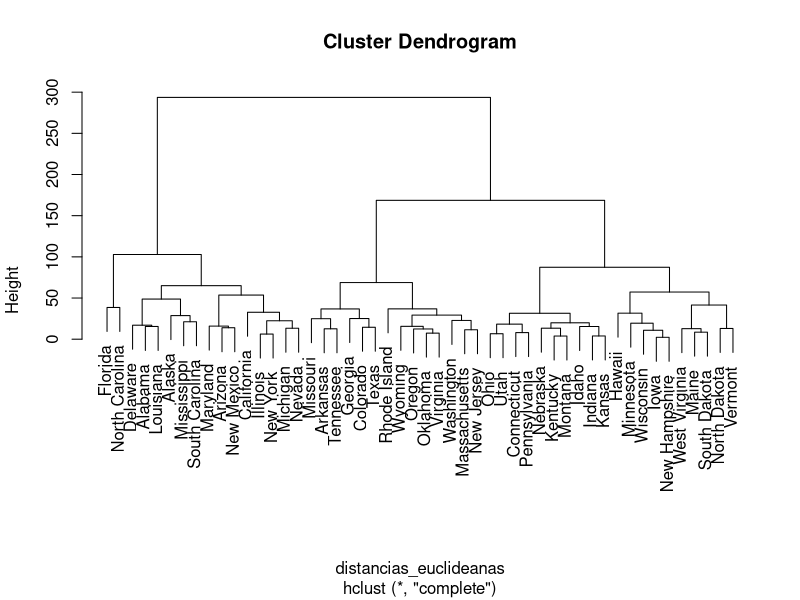
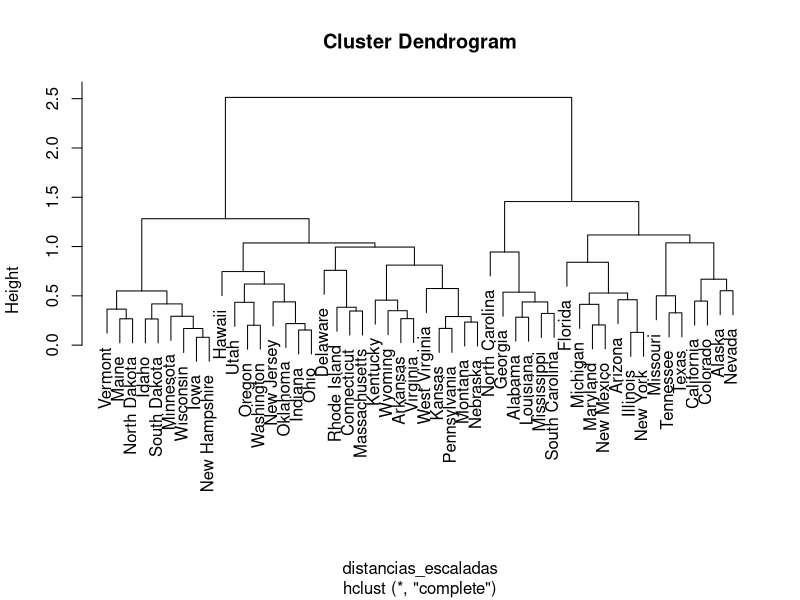
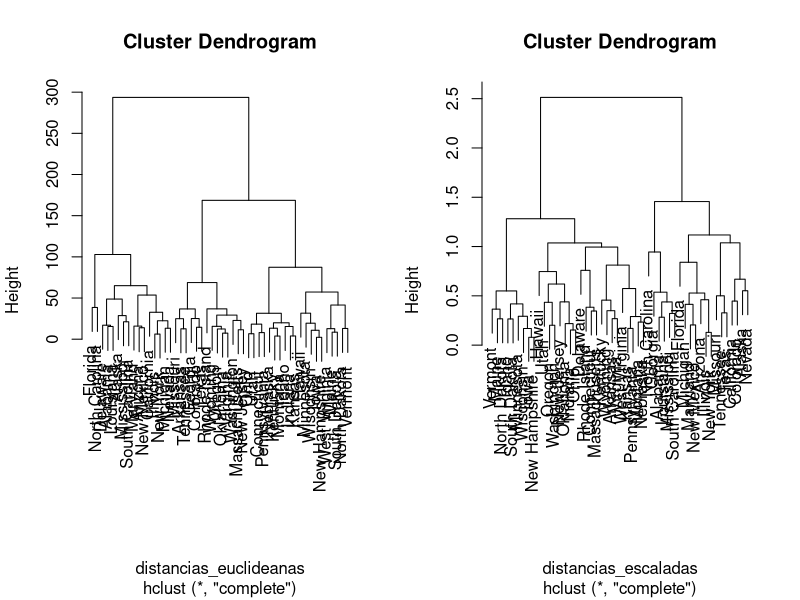

Generate these figures, in order, with R:
#Ejercicio5
data(USArrests)

#Agrupamiento de datos

distancias_euclideanas <- dist(USArrests, method = 'euclidean')
clusters_completos <- hclust(distancias_euclideanas, method = 'complete')

plot(clusters_completos)

cortes_completos <- cutree(clusters_completos, k=3)
##Estados pertenecientes al grupo1:
cortes_completos[cortes_completos==1]

##Estados pertenecientes al grupo2:
cortes_completos[cortes_completos==2]

##Estados pertenecientes al grupo3:
cortes_completos[cortes_completos==3]

#Escalamiento de datos:
USArrests_escalado <- scale(USArrests, center = FALSE, scale = TRUE)

#Agrupamiento de datos:
distancias_escaladas <- dist(USArrests_escalado, method = 'euclidean')
clusters_escalados <- hclust(distancias_escaladas, method = 'complete')
#Grafica resultados
plot(clusters_escalados)

#Comparacion resultados
par(mfrow=c(1,2))
plot(clusters_completos)
plot(clusters_escalados)
